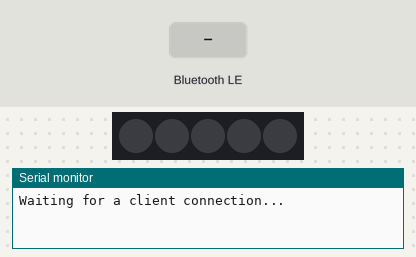
A sketch run on a simulated ESP32. Shown: 5 RGB LEDs in strip order, left to right, the last lines printed to the serial monitor. The inputs (shaded band) are chosen by the test bench. Dim RGB values are drawn brighter than linear; nothing arrives over Bluetooth unless stated; a phone connects over Bluetooth LE 3 s after start.

Above: at 1.2 s.
1.3 s: Bluetooth LE write "red" received
At 3.3 s:
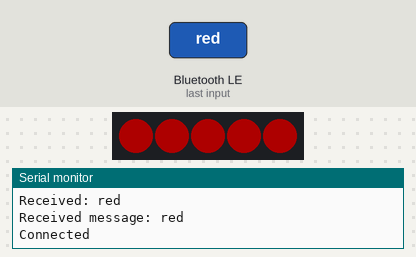
3.8 s: Bluetooth LE write "green" received
At 5.2 s:
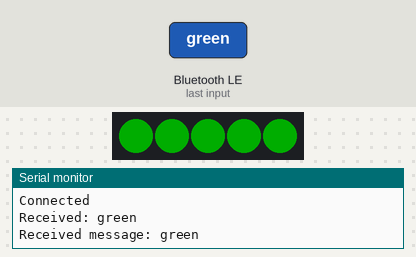
6.3 s: Bluetooth LE write "blue" received
At 8.3 s:
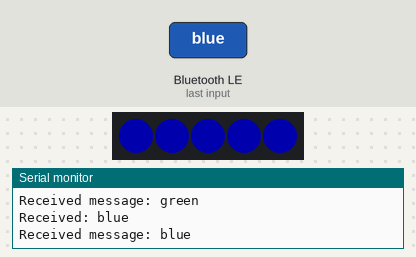
Timing chart, 0 to 9.8 s (numbered marks = the images above; inputs shaded):
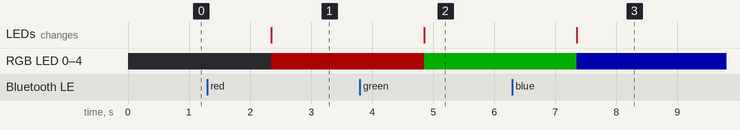

The sketch:

kad08_BLEControl.ino
```cpp
#include <Adafruit_NeoPixel.h>
#include "BLEDevice.h"
#include "BLEServer.h"
#include "BLEUtils.h"
#include "BLE2902.h"

// BLE設定
const char *bleName = "IE2B06";
#define SERVICE_UUID "15d738e4-ed6e-11ed-a05b-0242ac120003"
#define CHARACTERISTIC_UUID_RX "06015e54-ed6e-11ed-a05b-0242ac120003"
#define CHARACTERISTIC_UUID_TX "0e8b42ba-ed6e-11ed-a05b-0242ac120003"
BLECharacteristic *pCharacteristic;

// NeoPixel設定
#define LED_PIN    16   // NeoPixelのデータピン
#define LED_COUNT  5    // 使用するLEDの数
Adafruit_NeoPixel strip(LED_COUNT, LED_PIN, NEO_GRB + NEO_KHZ800);
int brightness = 50;    // 輝度設定

String receivedText = "";     // 受信したテキストを保存
unsigned long lastMessageTime = 0;  // 最後のメッセージ受信時刻

void setup() {
  Serial.begin(115200);
  setupBLE();
  strip.begin();
  strip.setBrightness(brightness);
  strip.show(); // すべてのLEDを消灯
}

void loop() {
  // メッセージを受信してから1秒以上経過した場合に、内容に応じてLEDを更新
  if (receivedText.length() > 0 && millis() - lastMessageTime > 1000) {
    Serial.print("Received message: ");
    Serial.println(receivedText);

    if (receivedText == "red") {
      setStripColor(255, 0, 0); // 赤色に設定
    } else if (receivedText == "green") {
      setStripColor(0, 255, 0); // 緑色に設定
    } else if (receivedText == "blue") {
      setStripColor(0, 0, 255); // 青色に設定
    } else {
      setStripColor(0, 0, 0);   // 無効なメッセージは消灯
    }

    // BLE通知
    pCharacteristic->setValue(receivedText.c_str());
    pCharacteristic->notify();
    receivedText = "";
  }
}

// 指定した色にLED全体を点灯させる関数
void setStripColor(uint8_t r, uint8_t g, uint8_t b) {
  for (int i = 0; i < strip.numPixels(); i++) {
    strip.setPixelColor(i, strip.Color(r, g, b));
  }
  strip.show();
}

// BLEサーバーのコールバック
class MyServerCallbacks : public BLEServerCallbacks {
  void onConnect(BLEServer *pServer) {
    Serial.println("Connected");
  }
  void onDisconnect(BLEServer *pServer) {
    Serial.println("Disconnected");
  }
};

// BLEキャラクタリスティックのコールバック
class MyCharacteristicCallbacks : public BLECharacteristicCallbacks {
  void onWrite(BLECharacteristic *pCharacteristic) {
    std::string value = pCharacteristic->getValue();
    receivedText = String(value.c_str());
    lastMessageTime = millis();
    Serial.print("Received: ");
    Serial.println(receivedText);
  }
};

// BLE初期化
void setupBLE() {
  BLEDevice::init(bleName);
  BLEServer *pServer = BLEDevice::createServer();
  pServer->setCallbacks(new MyServerCallbacks());

  BLEService *pService = pServer->createService(SERVICE_UUID);
  pCharacteristic = pService->createCharacteristic(CHARACTERISTIC_UUID_TX, BLECharacteristic::PROPERTY_NOTIFY);
  pCharacteristic->addDescriptor(new BLE2902());

  BLECharacteristic *pCharacteristicRX = pService->createCharacteristic(CHARACTERISTIC_UUID_RX, BLECharacteristic::PROPERTY_WRITE);
  pCharacteristicRX->setCallbacks(new MyCharacteristicCallbacks());

  pService->start();
  pServer->getAdvertising()->start();
  Serial.println("Waiting for a client connection...");
}
```

Measured:
- after the input at 1.3 s, RGB LED 0–4: off → RGB(50, 0, 0) after 1.1 s; the LEDs: change after 1.1 s (image 1)
- after the input at 3.8 s, RGB LED 0–4: RGB(50, 0, 0) → RGB(0, 50, 0) after 1.1 s; the LEDs: change after 1.1 s (image 2)
- after the input at 6.3 s, RGB LED 0–4: RGB(0, 50, 0) → RGB(0, 0, 50) after 1.1 s; the LEDs: change after 1.1 s (image 3)
